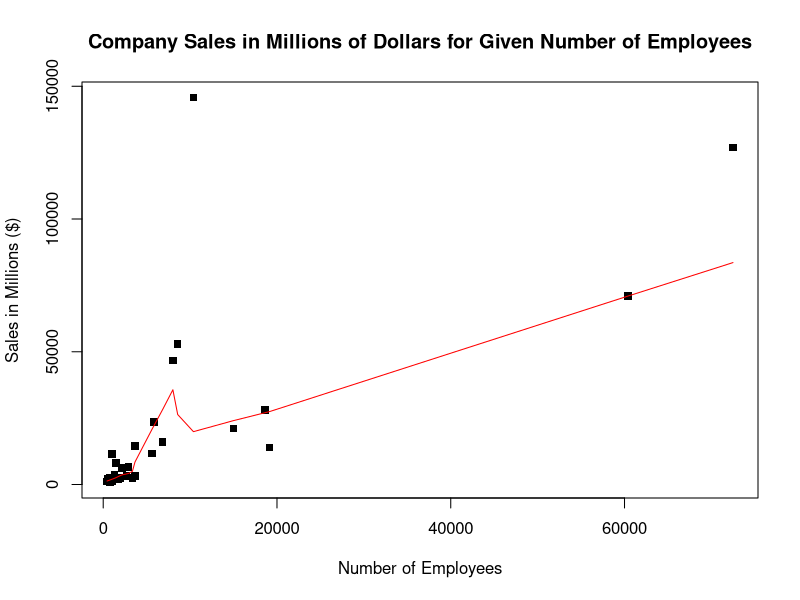
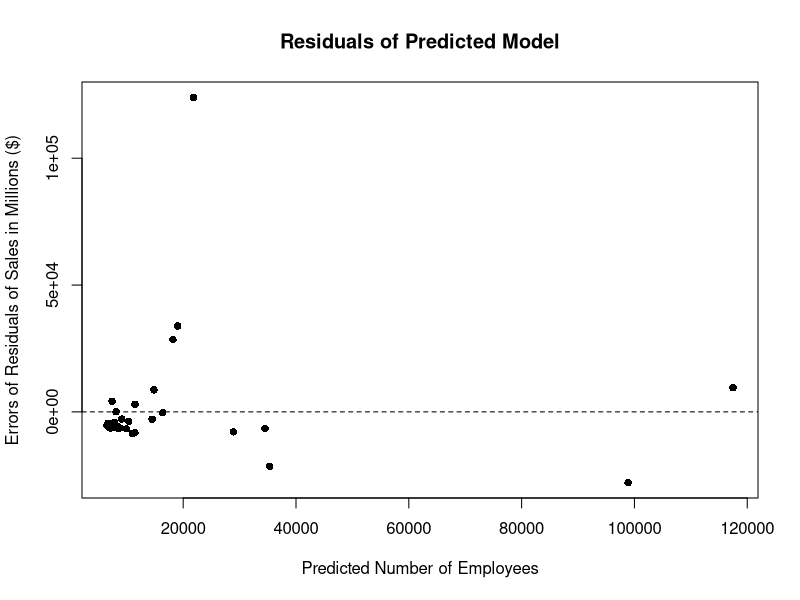
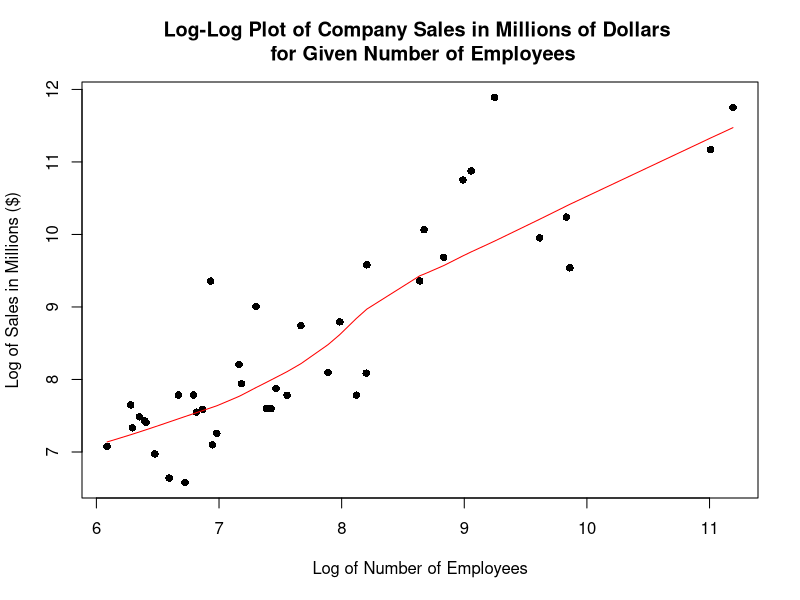
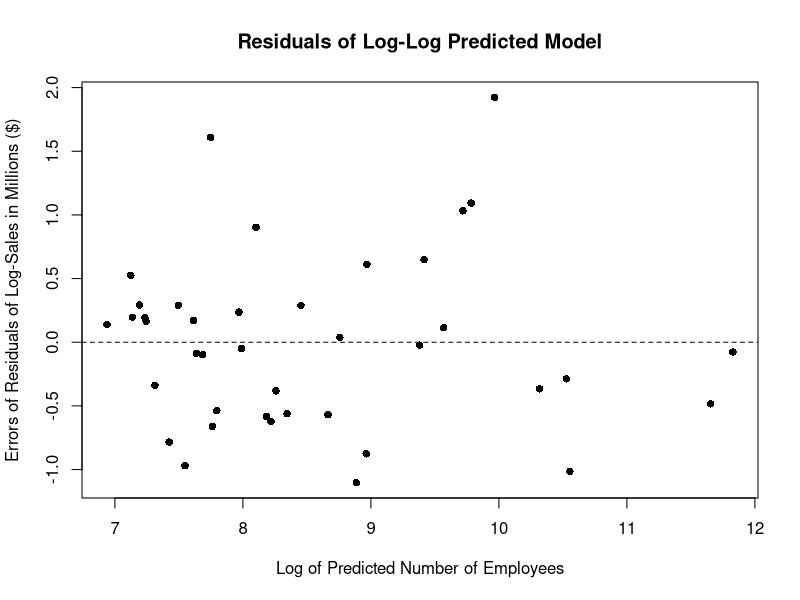
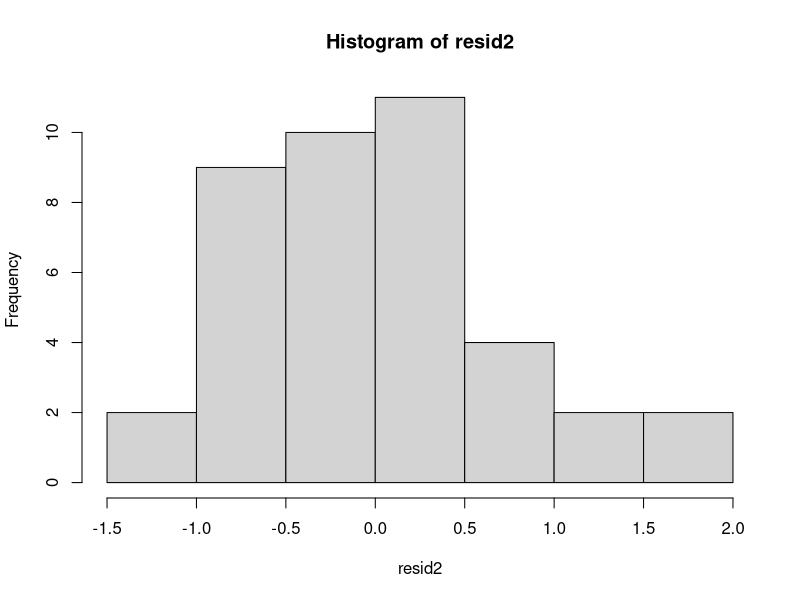
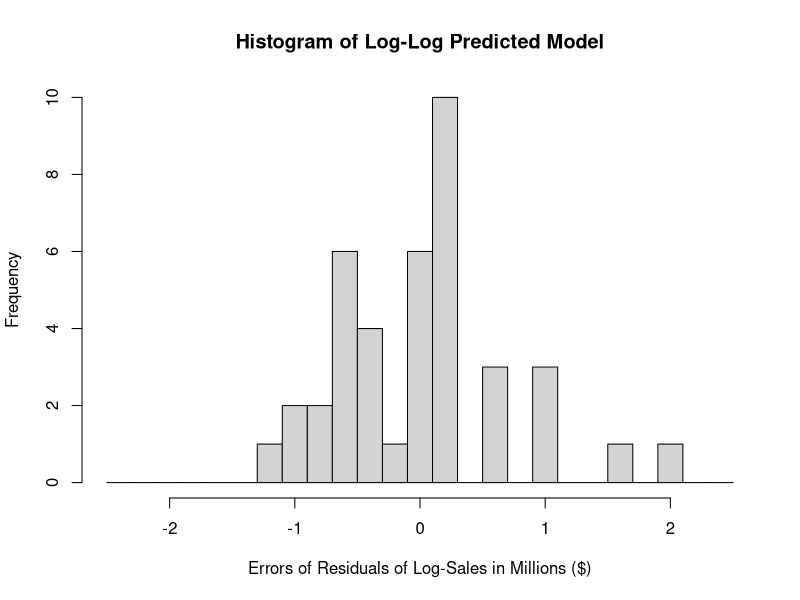
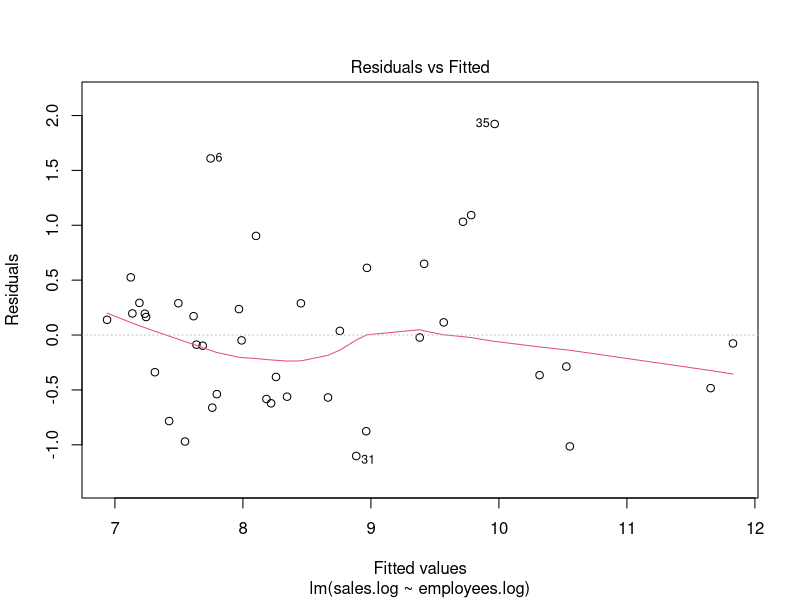
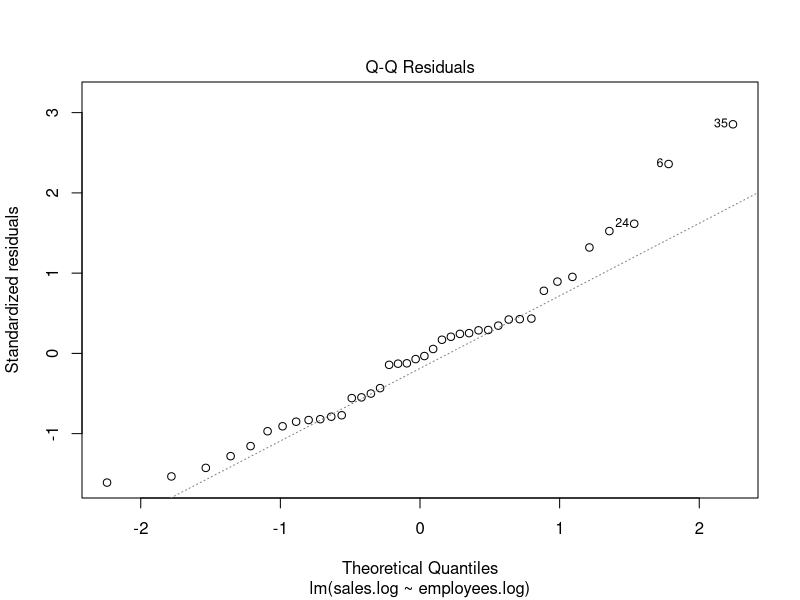

Generate these figures, in order, with R:
######################################
# COMM 581 - Assignment 03
# Instructor: Martha Essak
# Gurpal Bisra
# Student #: 69295061
# Due date: Sept 27, 2015 at 1 p.m.
######################################

###############
# IMPORT DATA
###############
mydata <- read.csv("Company_employment_and_sales.csv", header=TRUE)  # import data from csv, and declaring header row at top

str(mydata)     # Observe structure of data frame which has 40 rows, 3 columns
    # 'data.frame':	40 obs. of  3 variables:
        # $ company  : Factor w/ 40 levels "Alaska Air Group",..: 1 2 3 ...
        # $ employees: int  3663 19166 1677 534 912 1024 1318 ...
        # $ sales    : int  14485 13900 1995 2100 1900 11577 ...

########################
# NON-TRANSFORMED MODEL
########################

### Question 1 -------------------------------------------------------------------
### Graph the relationship between sales and number of employees. Does the relationship look linear? Are there any outliers? Which companies do these outlying points represent? (1.5 marks)

# Plot of sales (in millions of $) agains number of employees 
plot(sales ~ employees, data = mydata, pch = 15, main = "Company Sales in Millions of Dollars for Given Number of Employees", xlab="Number of Employees", ylab="Sales in Millions ($)")

# (1) Form of Relationship or association = linear or not?
        # association mean linear or not, while correlation means linear
# (2) Direction = positive
# (3) Strength = clustered points or not for what we want to draw? 
# (4) Outliers = yes or no?
    # correlation, (+), strong below 20,000 employees, few outliers

# Determine outliers by plotting a line through data of locally weighted averaged lines where I set the delta value (i.e. want delta as low as possible)
lines(lowess(mydata$employees, mydata$sales, delta=0.1), col="red")  

### Question 2 -------------------------------------------------------------------
### Use a residual plot to help you assess the assumptions of linearity and equal variance
# Fitting Linear Model = lm function in what we just plotted, call object z1
z1 <- lm(sales ~ employees, data = mydata)

# Check if relationship is linear
    # Compute residuals of object z1 (linear fit of sales vs. number of employees)
resid1 <- resid(z1)
    # Calculate predicted y_hat values
predict1 <- predict(z1)

# Residual plot for model based on original units
plot(resid1 ~ predict1, pch=16, main = "Residuals of Predicted Model", xlab="Predicted Number of Employees", ylab="Errors of Residuals of Sales in Millions ($)")
    # Add line Residuals = 0
abline(0, 0, lty=2)

# Assess assumptions of linearity and equal variance

#################################
# ADD TRANSFORMATIONS TO DATASET
#################################
### Question 3 -------------------------------------------------------------------
### Try transforming the x and y variable using a natural logarithm. Graph the relationship between these new variables. Does the relationship look linear?

# Compute the natural log of each value in mydata$employees
mydata$employees.log <- log(mydata$employees)
    # Compute the natural log of each value in mydata$sales
mydata$sales.log <- log(mydata$sales)

str(mydata)     # Observe structure of data frame which has 40 rows, 3 columns
        # 'data.frame':	40 obs. of  3 variables:
        # $ company  : Factor w/ 40 levels "Alaska Air Group",..: 1 2 3 ...
        # $ employees: int  3663 19166 1677 534 912 1024 1318 ...
        # $ sales    : int  14485 13900 1995 2100 1900 11577 ...
        # $ employees.log: num  8.21 9.86 7.42 6.28 6.82 ...
        # $ sales.log    : num  9.58 9.54 7.6 7.65 7.55 ...

########################
# LOG TRANSFORMED MODEL
########################

# Plot of sales (in millions of $) agains number of employees 
plot(sales.log ~ employees.log, data = mydata, pch = 16, type = "p", main = "Log-Log Plot of Company Sales in Millions of Dollars \n for Given Number of Employees", xlab="Log of Number of Employees", ylab="Log of Sales in Millions ($)")

# (1) Form of Relationship or association = linear or not?
# association mean linear or not, while correlation means linear
# (2) Direction = positive
# (3) Strength = clustered points or not for what we want to draw? 
# (4) Outliers = yes or no?
# correlation, (+), strong for all points, no clear outliers

# Determine outliers by plotting a line through data of locally weighted averaged lines where I set the delta value (i.e. want delta as low as possible)
lines(lowess(mydata$employees.log, mydata$sales.log, delta=0.1), col="red")  

### Question 4 -------------------------------------------------------------------
### Use a residual plot to help you assess the assumptions of linearity and equal variance for this new model. State any concerns you have and their consequences. 

# Fitting Linear Model = lm function in what we just plotted, call object z2     
z2 <- lm(sales.log ~ employees.log, data = mydata)

# Check if relationship is linear
    # Compute residuals of object z2 (linear fit of sales.log vs. employees.log)
resid2 <- resid(z2)
    # Calculate predicted y_hat_new values
predict2 <- predict(z2)

# residual plot for model based on log of original units
plot(resid2 ~ predict2, pch=16, main = "Residuals of Log-Log Predicted Model", xlab="Log of Predicted Number of Employees", ylab="Errors of Residuals of Log-Sales in Millions ($)")
# Add line Residuals = 0
abline(0, 0, lty=2)
# plot(z2) # you can leave this commented out unless you are using it, then delete the and run the code


### Question 5 -------------------------------------------------------------------
### Check the other assumptions: normality (histogram, normality plot, normality tests), independence of observations, and assumptions related to sampling. State any concerns you have and their consequences. (2 marks)

# Look at the histogram to see whether the residuals are normally distributed
hist(resid2)
hist(resid2, breaks = seq(-2.5, 2.5, by=0.2), main = "Histogram of Log-Log Predicted Model", xlab="Errors of Residuals of Log-Sales in Millions ($)", ylab="Frequency")

# R provides you with some plots to look at model fit
plot(z2)  # then press enter in console   -- get Q-Q plot! :)
qqnorm(resid2)
qqline(resid2, main = "Normal Q-Q plot of residual", col = "red")

# To conduct the normality tests, you will need to install a package in R called "nortest"
# slide 24, here we want H0 to be true, we want p > alpha value (i.e. 0.05) (opposite to normal)
# in all 4 cases, fail to reject so that's great :)

library(nortest)
shapiro.test(resid2) #Shapiro-Wilk test; don't need library for this one
ad.test(resid2) #Anderson-Darling test
cvm.test(resid2) #Cramer-von Mises
lillie.test(resid2) #Kolmogorov-Smirnov

### Question 6 -------------------------------------------------------------------
### Test the significance of the regression

anova(z2) # This gives the analysis of variance table with the F-test for the significance of the regression 
# result with F-statistic of 0.4443. but find F-critical then compare
# result with p-value = 0.5131 --> fail to reject H0 because p > alpha; therefore, meaning regression is not significant
# thus, not work with data anymore

### Question 7 -------------------------------------------------------------------
### Calculate the predicted values (in log-transformed units), then back-transform these. Use these back-transformed values to calculate the errors in the original units. Calculate the SSE, SSY and SSR in original units (show your calculations, you are welcome to do this in R or Excel) (1.5 marks)

summary(z2) # This gives the co-efficients and t tests to see if they differ from zero. The test of the regression is at the bottom (with the F-statistic) and the r-squared value is given. However, if the regression is not significant, there is no value in looking at the r-squared value.


###################################################################
# CREATE DATASET WITH PREDICTED VALUES IN ORIGINAL UNITS TO EXPORT
###################################################################

yhat.original <- exp(predict2) # this is where we backtransform the predicted values into the original units
yhat.original

yhat.original <- as.data.frame(yhat.original) #make this into a data frame so that you will be able to add it to your original data frame

mydata.2 <- cbind(mydata, yhat.original) # since these data frames have the same number of rows, they should line up nicely
mydata.2

write.csv(mydata.2, file="2016-09-23_Assignment_03_data1.csv")

#################################
# CALCULATIONS IN ORIGINAL UNITS
#################################

# Get the predicted values in the original units, using e to the power of the predicted values; this is the exp() function

SSE <- sum((mydata.2$sales - mydata.2$yhat.original)^2)
SSE
SSY <- sum((mydata.2$sales - mean(mydata.2$sales))^2)
SSY
SSR <- sum((mean(mydata.2$sales) - mydata.2$yhat.original)^2)
SSR


# Calculate measures of goodness of fit in the original units
# Write your own code for this part


### Question 9 -------------------------------------------------------------------
### State the estimates of the co-efficients (b0, b1) and calculate their 95% confidence intervals. Back-transform these values into their original units.

#############################################
# CONFIDENCE INTERVALS FOR THE CO-EFFICIENTS
#############################################

confint(z2, level=0.95) # this is based on the log model, so everything will be in log units

### Question 10 -------------------------------------------------------------------
### 10.	Create a plot of the data including the regression line and the confidence bands in the log units.

####################################
# CREATE CONFIDENCE BANDS FOR PLOTS
####################################
xnew <- seq(min(mydata$employees.log), max(mydata$employees.log), length.out = 100)
xnew

ynew.ci <- data.frame(predict(z2, newdata = data.frame(employees.log = xnew), interval = "confidence", level = 0.95))
ynew.ci

new.values <- cbind(xnew,ynew.ci) # combine the vector with the new x-values and the dataframe with the predicted y-values and values for the confidene bands
print(new.values)

# create the plot with the regression line and the confidence bands in log units
plot(sales.log ~ employees.log, data = mydata, pch = 16, main = "Regression Line and Confidence Bands in Log-transformed Units", xlab="Log of Number of Employees", ylab="Log of Sales in Millions ($)") 
abline(z2, lty = 1, col = "red")
lines(ynew.ci$lwr ~ xnew, lty = 2, col = "blue")
lines(ynew.ci$upr ~ xnew, lty = 2, col = "blue")

### Question 11 -------------------------------------------------------------------
### Create a plot of the data including the regression line and the confidence bands in the original units

# backtransform everything
new.values
new.values$xnew.back <- exp(new.values$xnew) # this automatically adds new columns to the data frame. Remember that we have to add the backtransformed x-values because we transformed both x and y values.
new.values$fit.back <- exp(new.values$fit)
new.values$lwr.back <- exp(new.values$lwr)
new.values$upr.back <- exp(new.values$upr)

new.values

# plot the regression line and the confidence bands in the original units
plot(sales ~ employees, data = mydata, pch = 16, main = "Regression Line and Confidence Bands in Original Units", xlab="Number of Employees", ylab="Sales in Millions ($)") 
lines(new.values$fit.back ~ new.values$xnew.back, lty=1, col = "red") # this looks a little different because we are using columns from a dataframe instead of vectors
lines(new.values$lwr.back ~ new.values$xnew.back, lty = 2, col = "blue")
lines(new.values$upr.back ~ new.values$xnew.back, lty = 2, col = "blue")

# create the plot with the prediction interval. Try making it in log units and then in the original units
